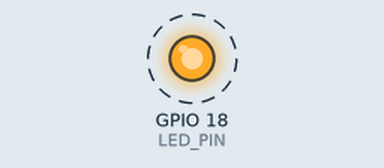
This program was run on a simulated Raspberry Pi (BCM pin numbers). Shown: output pins drawn as LEDs (lit = HIGH). Dashed ring = blinking. What the program prints to the terminal is not drawn.

Above: at 0.5 s.
Timing chart, 0 to 4.6 s (numbered marks = the images above):
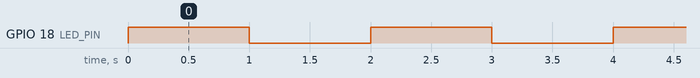

Measured:
- by itself, GPIO 18 (LED_PIN): alternates HIGH for 1.0 s and LOW for 1.0 s

The program:

Code.py
```python
import RPi.GPIO as GPIO
import time

LED_PIN = 18

GPIO.setmode(GPIO.BCM)
GPIO.setup(LED_PIN, GPIO.OUT)

print("Starting LED Blink on Raspberry Pi...")

try:
    while True:
        GPIO.output(LED_PIN, GPIO.HIGH)
        print("LED ON")
        time.sleep(1)

        GPIO.output(LED_PIN, GPIO.LOW)
        print("LED OFF")
        time.sleep(1)

except KeyboardInterrupt:
    print("Program Stopped")
    GPIO.cleanup()
```
